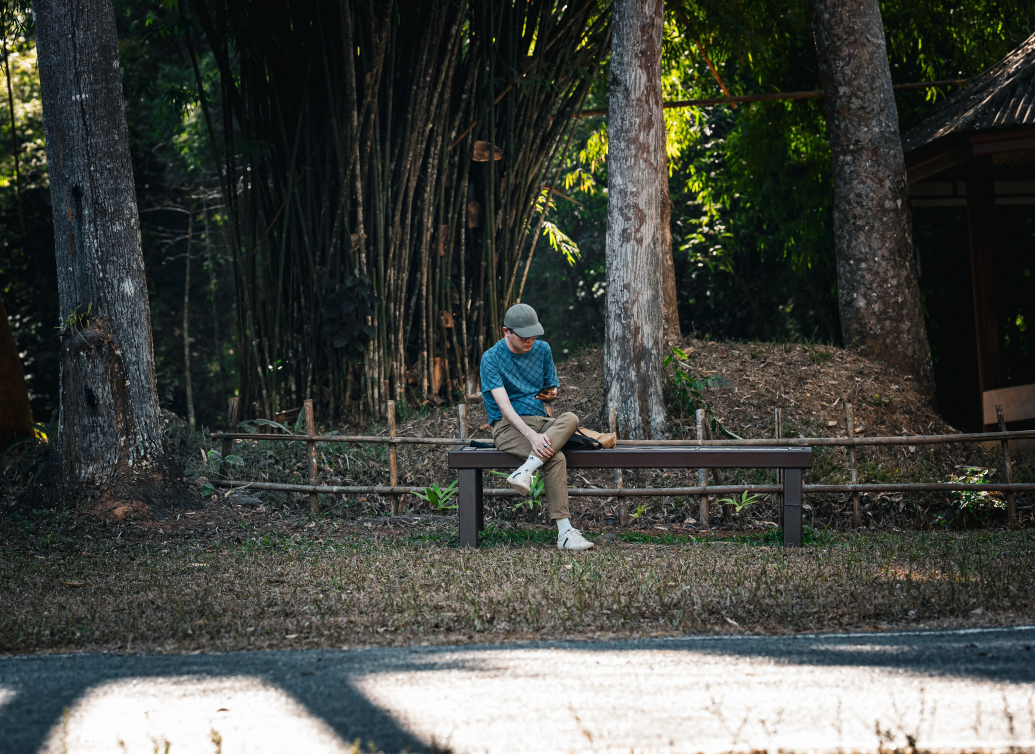
#> input picture Computer Vision lab expeiments/exp 12/image.jpg, 5175 x 3769 px (shown at 1/5 size)
$ python 'py 12.py'
#> lines starting #> are read from the running program, lines starting #| are printed output that depends on the picture

import cv2

img = cv2.imread("image.jpg")
#> img is the input picture: shape (3769, 5175, 3); mean B, G, R 65.5, 70.9, 67.8

if img is None:
    print("Image not found!")
else:
    img = cv2.resize(img, (300, 200))
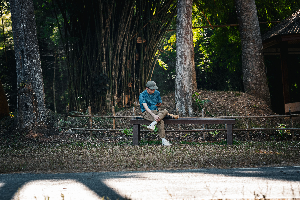
#> img: shape (200, 300, 3); mean B, G, R 65.5, 71, 67.8

    result = cv2.rotate(img, cv2.ROTATE_90_COUNTERCLOCKWISE)
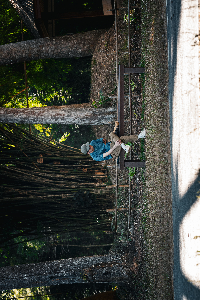
#> result: shape (300, 200, 3); mean B, G, R 65.5, 71, 67.8

    cv2.imshow("Original", img)
    cv2.imshow("270 Degree Clockwise", result)

    cv2.waitKey(0)
    cv2.destroyAllWindows()
